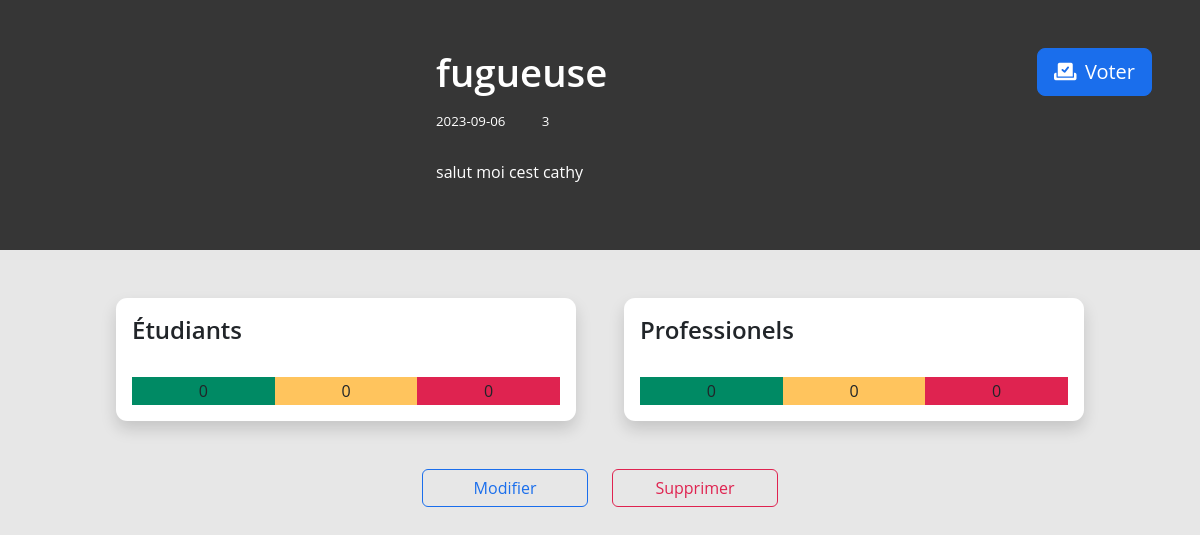
Screenshot of /php/event-info.php?id=6 (signed in) with the database file from the repository.
### tables this page shows
CREATE TABLE `events` (
  `id` int(11) NOT NULL,
  `name` varchar(350) NOT NULL,
  `place` varchar(150) DEFAULT NULL,
  `description` varchar(1000) NOT NULL,
  `date` date NOT NULL,
  `img` varchar(1060) NOT NULL,
  `departementId` int(11) NOT NULL,
  `studentVotesGreen` int(11) NOT NULL DEFAULT '0',
  `studentVotesYellow` int(11) NOT NULL DEFAULT '0',
  `studentVotesRed` int(11) NOT NULL DEFAULT '0',
  `professionalVotesGreen` int(11) NOT NULL DEFAULT '0',
  `professionalVotesYellow` int(11) NOT NULL DEFAULT '0',
  `professionalVotesRed` int(11) NOT NULL DEFAULT '0'
);

### php/event-info.php (the view, shortened to what this page needs)
<!DOCTYPE html>
<html lang="en">
<head>
    <link rel="stylesheet" href="https://cdnjs.cloudflare.com/ajax/libs/font-awesome/6.0.0-beta3/css/all.min.css">
    <link rel="stylesheet" href="../style/scss/compiled-variables.css">
    <link rel="stylesheet" href="../style/style.css">
</head>
<body>
<?php
if ($_SESSION["connexion"] == true) {
    if ($_SERVER['REQUEST_METHOD'] != 'POST' || $errorOccured == true) {
        $servername = "localhost";
        $username = "root";
        $password = "root";
        $db = "event_feedback";
        $connection = new mysqli($servername, $username, $password, $db);
        $eventId = isset($_GET["id"]) ? $_GET["id"] : $_POST["hiddenId"];
        $selectAllQuery = "SELECT * FROM events WHERE id=" . $eventId;
        $result = $connection->query($selectAllQuery);
        while($row = $result->fetch_assoc()) {
            $valuesInputed = array(
                "name" => $row["name"],
                "date" => $row["date"],
                "place" => $row["place"],
                "description" => $row["description"],
                "img" => $row["img"],
                "departementId" => $row["departementId"],
                "studentVotesGreen" => $row["studentVotesGreen"],
                "studentVotesYellow" => $row["studentVotesYellow"],
                "studentVotesRed" => $row["studentVotesRed"],
                "professionalVotesGreen" => $row["professionalVotesGreen"],
                "professionalVotesYellow" => $row["professionalVotesYellow"],
                "professionalVotesRed" => $row["professionalVotesRed"],
            );
        }
?>
<div class="container-fluid p-0">
    <div class="p-5 bg-darker">
        <div class="row mb-3 event-info-details">
            <div class="col-4 event-img" style="background: url('<?php echo $valuesInputed["img"] ?>')"></div>
            <div class="col-8 ps-4">
                <div class="row mb-2 d-flex ajust-items-center">
                    <div class="col-8">
                        <h1 class="m-0"><?php echo $valuesInputed["name"] ?></h1>
                    </div>
                    <div class="col-4">
                        <a href="choose-vote-type.php?id=<?php echo $eventId ?>" class="d-flex justify-content-end">
                            <button class="btn btn-primary vote-btn btn-lg">
                                <i class="fa-solid fa-check-to-slot"></i>
                                Voter
                            </button>
                        </a>
                    </div>
                </div>
                <div class="row mb-4">
                    <div class="col-12">
                        <span class="small me-3"><?php echo $valuesInputed["date"] ?></span>
                        <span class="small me-3"><?php echo $valuesInputed["departementId"] ?></span>
                    </div>
                </div>
                <div class="row">
                    <div class="col-xl-10">
                        <p><?php echo $valuesInputed["description"] ?></p>
                    </div>
                </div>
            </div>
        </div>
    </div>
</div>
<div class="container-fluid">
    <div class="row p-5 d-flex justify-content-center">
        <div class="card col-5 me-5 shadow">
            <div class="row p-3">
                <div class="col-12 p-0">
                    <h2 class="m-0">Étudiants</h2>
                </div>
            </div>
            <div class="row p-3 text-center">
                <div class="col-4 bg-success"><?php echo $valuesInputed["studentVotesGreen"] ?></div>
                <div class="col-4 bg-warning"><?php echo $valuesInputed["studentVotesYellow"] ?></div>
                <div class="col-4 bg-danger"><?php echo $valuesInputed["studentVotesRed"] ?></div>
            </div>
        </div>
        <div class="card col-5 shadow">
            <div class="row p-3">
                <div class="col-12 p-0">
                    <h2 class="m-0">Professionels</h2>
                </div>
            </div>
            <div class="row p-3 text-center">
                <div class="col-4 bg-success"><?php echo $valuesInputed["professionalVotesGreen"] ?></div>
                <div class="col-4 bg-warning"><?php echo $valuesInputed["professionalVotesYellow"] ?></div>
                <div class="col-4 bg-danger"><?php echo $valuesInputed["professionalVotesRed"] ?></div>
            </div>
        </div>
    </div>
</div>
<div class="container">
    <div class="row d-flex justify-content-center">
        <div class="col-2">
            <a href="modify-event.php?id=<?php echo $eventId ?>" class="w-100">
                <button class="btn btn-outline-primary vote-btn w-100">Modifier</button>
            </a>
        </div>
        <div class="col-2">
            <a href="delete-event.php?id=<?php echo $eventId ?>" class="w-100">
                <button class="btn btn-outline-danger vote-btn w-100">Supprimer</button>
            </a>
        </div>
    </div>
</div>
<?php
}
}
else {
    header("Location: login.php");
    exit;
}
?>
</body>
</html>

### style/style.css (style rules this page uses)
:root { --bs-body-font-family: 'Open Sans', sans-serif; --background: #e7e7e7; --primary: #1a6eec; --secondary: #a9aabc; --dark: #444655; --darker: rgb(54, 54, 54); --main-shadow: 0px 0px 24px 2px rgba(0,0,0,0.39); }
a { text-decoration: none; color: var(--text); }
button i { margin-right: 0.2rem; }
.card { background-color: white; border-radius: 0.7rem; border: none; }
.event-img { background-size: cover!important; }
.bg-darker { background-color: var(--darker); }
.bg-darker p, .bg-darker h1, .bg-darker span { color: white; }
.shadow { box-shadow: var(--main-shadow); }

### rows the page displays
events: name "fugueuse", date "2023-09-06", departementId "3", description "salut moi cest cathy", studentVotesGreen "0", studentVotesYellow "0", studentVotesRed "0", professionalVotesGreen "0", professionalVotesYellow "0", professionalVotesRed "0"
